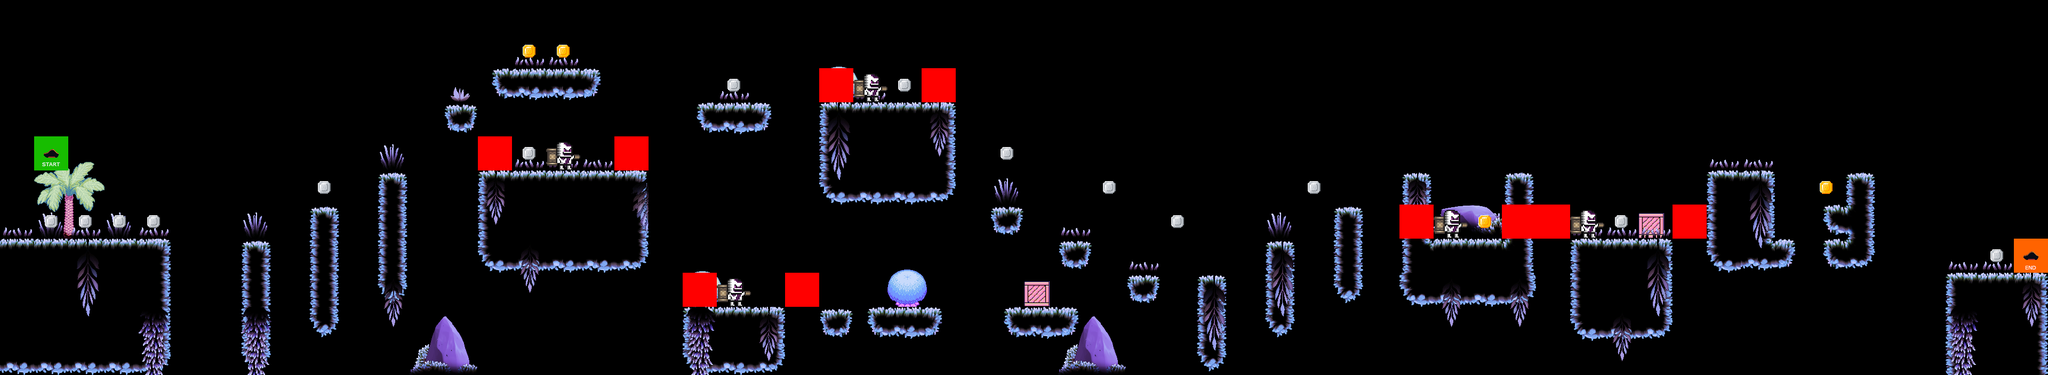

This game map was drawn from its Tiled (.tmx) file and the tilesets committed beside it. A one-line description and the trimmed map source follow:
An orthogonal 60x11 tile map with 64x64 px tiles, 9 tile layers (terrain, crates, collided_trees, plants, ...), 8 tilesets.

<map version="1.10" tiledversion="1.10.0" orientation="orthogonal" renderorder="right-down" width="60" height="11" tilewidth="64" tileheight="64" infinite="0" nextlayerid="10" nextobjectid="1">
 <editorsettings>
  <export target="../1/level_1.csv" format="csv" />
 </editorsettings>
 <tileset firstgid="1" source="../tilesets/tileset.tsx" />
 <tileset firstgid="50" source="../tilesets/coin_set.tsx" />
 <tileset firstgid="52" source="../tilesets/player.tsx" />
 <tileset firstgid="54" source="../tilesets/Mossy - Decorations&amp;Hazards.tsx" />
 <tileset firstgid="118" source="../tilesets/crate.tsx" />
 <tileset firstgid="123" source="../tilesets/Mossy - Hanging Plants.tsx" />
 <tileset firstgid="143" source="../tilesets/palm_tiles.tsx" />
 <tileset firstgid="157" source="../tilesets/enemy_tile.tsx" />
 <layer id="1" name="terrain" width="60" height="11">
  <data>[660 cells, 134 non-empty, 21 distinct tile ids]</data>
 </layer>
 <layer id="5" name="crates" width="60" height="11">
  <data>[660 cells, 4 non-empty, 1 distinct tile ids]</data>
 </layer>
 <layer id="6" name="collided_trees" width="60" height="11">
  <data>[660 cells, 4 non-empty, 3 distinct tile ids]</data>
 </layer>
 <layer id="7" name="plants" width="60" height="11">
  <data>[660 cells, 48 non-empty, 9 distinct tile ids]</data>
 </layer>
 <layer id="4" name="grass1" width="60" height="11">
  <data>[660 cells, 42 non-empty, 11 distinct tile ids]</data>
 </layer>
 <layer id="2" name="coins" width="60" height="11">
  <data>[660 cells, 20 non-empty, 2 distinct tile ids]</data>
 </layer>
 <layer id="8" name="ENEMIES" width="60" height="11">
  <data>[660 cells, 5 non-empty, 1 distinct tile ids]</data>
 </layer>
 <layer id="9" name="constraints" width="60" height="11">
  <data>[660 cells, 10 non-empty, 1 distinct tile ids]</data>
 </layer>
 <layer id="3" name="player" width="60" height="11">
  <data>[660 cells, 2 non-empty, 2 distinct tile ids]</data>
 </layer>
</map>